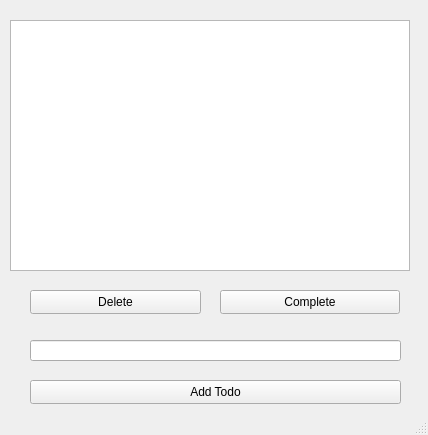
<?xml version="1.0" encoding="UTF-8"?>
<ui version="4.0">
 <class>MainWindow</class>
 <widget class="QMainWindow" name="MainWindow">
  <property name="geometry">
   <rect>
    <x>0</x>
    <y>0</y>
    <width>428</width>
    <height>435</height>
   </rect>
  </property>
  <property name="windowTitle">
   <string>Todo List</string>
  </property>
  <widget class="QWidget" name="centralwidget">
   <widget class="QListView" name="todo_view">
    <property name="geometry">
     <rect>
      <x>10</x>
      <y>20</y>
      <width>400</width>
      <height>251</height>
     </rect>
    </property>
   </widget>
   <widget class="QWidget" name="widget" native="true">
    <property name="geometry">
     <rect>
      <x>10</x>
      <y>280</y>
      <width>411</width>
      <height>51</height>
     </rect>
    </property>
    <widget class="QPushButton" name="del_button">
     <property name="geometry">
      <rect>
       <x>20</x>
       <y>10</y>
       <width>171</width>
       <height>24</height>
      </rect>
     </property>
     <property name="text">
      <string>Delete</string>
     </property>
    </widget>
    <widget class="QPushButton" name="comp_button">
     <property name="geometry">
      <rect>
       <x>210</x>
       <y>10</y>
       <width>180</width>
       <height>24</height>
      </rect>
     </property>
     <property name="text">
      <string>Complete</string>
     </property>
    </widget>
   </widget>
   <widget class="QLineEdit" name="todo_edit">
    <property name="geometry">
     <rect>
      <x>30</x>
      <y>340</y>
      <width>371</width>
      <height>21</height>
     </rect>
    </property>
   </widget>
   <widget class="QPushButton" name="add_button">
    <property name="geometry">
     <rect>
      <x>30</x>
      <y>380</y>
      <width>371</width>
      <height>24</height>
     </rect>
    </property>
    <property name="text">
     <string>Add Todo</string>
    </property>
   </widget>
  </widget>
  <widget class="QStatusBar" name="statusbar"/>
 </widget>
 <resources/>
 <connections/>
</ui>
